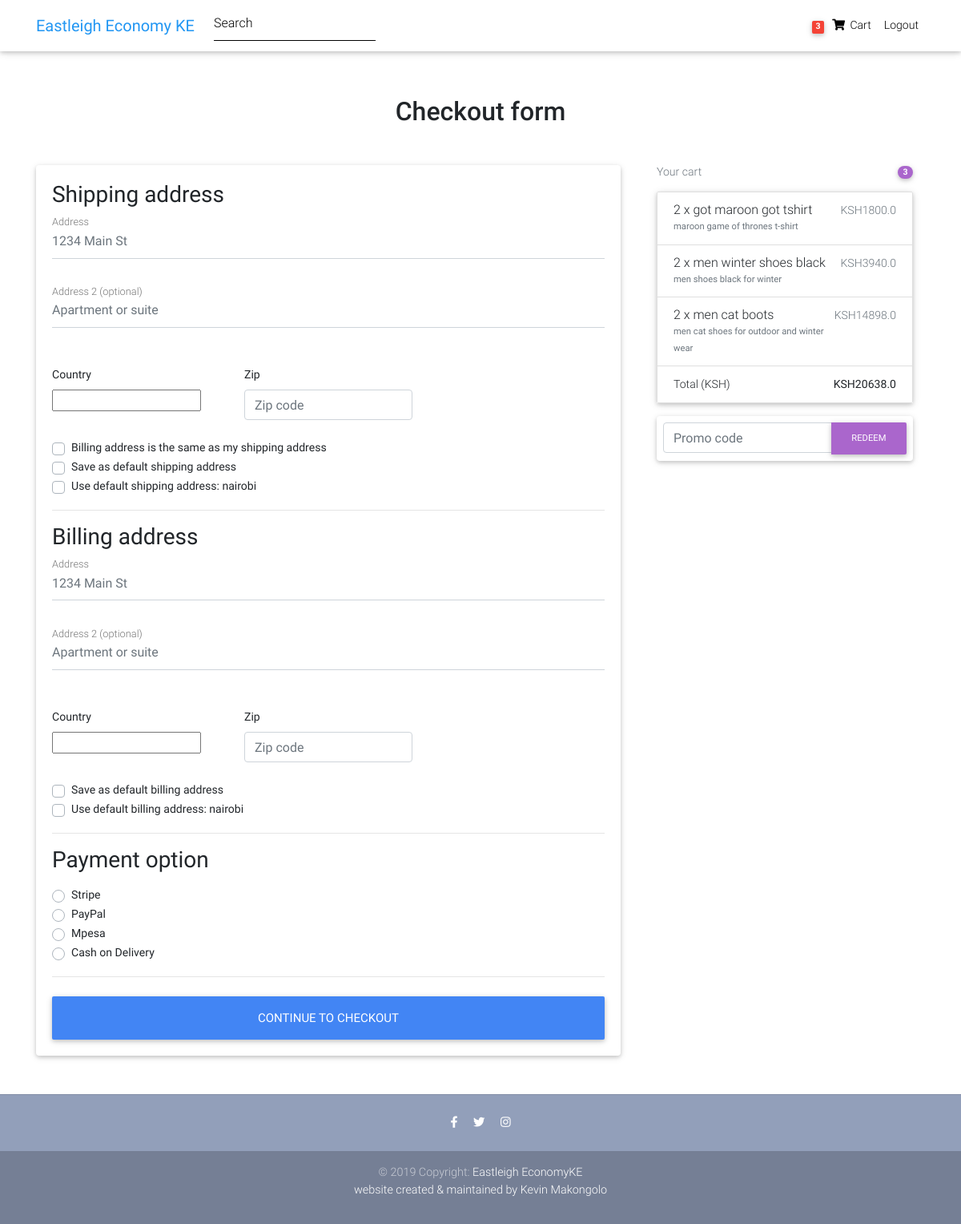
Page /checkout/ (signed in) on the earlier database version.
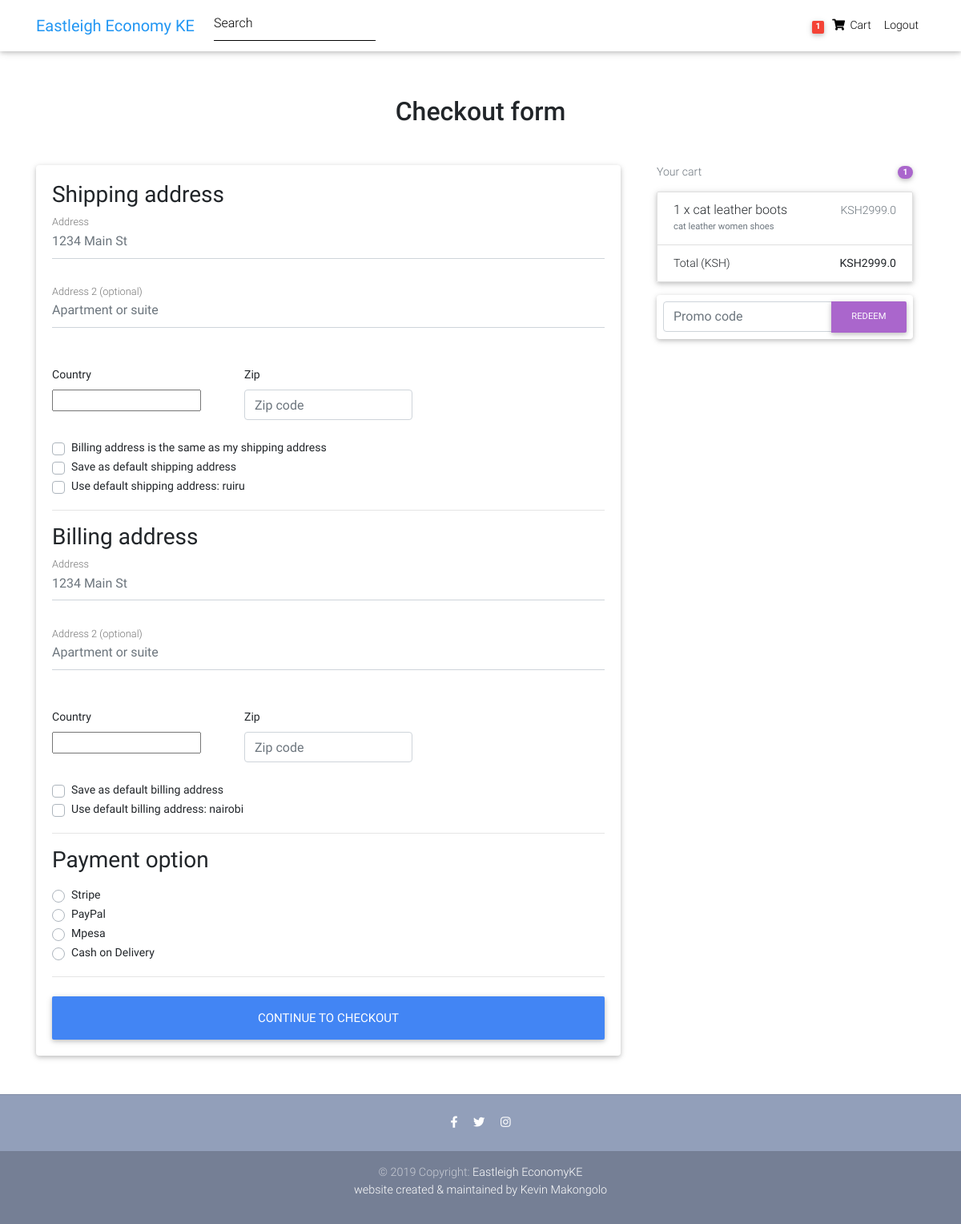
Same page on the later database version.
### core/models.py (models this page shows, shortened)
class Order(models.Model):
    user = models.ForeignKey(settings.AUTH_USER_MODEL,
                             on_delete=models.CASCADE)
    ref_code = models.CharField(max_length=20, blank=True, null=True)
    items = models.ManyToManyField(OrderItem, blank=True)
    item_size = models.ForeignKey(
          'Item',  related_name='size', on_delete=models.SET_NULL, blank=True, null=True)
    wholesalers = models.ManyToManyField(OrderWholesaler, blank=True)
    wholesaler_size = models.ForeignKey(
       'Wholesaler',  related_name='size', on_delete=models.SET_NULL, blank=True, null=True)
    start_date = models.DateTimeField(auto_now_add=True)
    ordered_date = models.DateTimeField()
    ordered = models.BooleanField(default=False)
    shipping_address = models.ForeignKey(
        'Address', related_name='shipping_address', on_delete=models.SET_NULL, blank=True, null=True)
    billing_address = models.ForeignKey(
        'Address', related_name='billing_address', on_delete=models.SET_NULL, blank=True, null=True)
    payment = models.ForeignKey(
        'Payment', on_delete=models.SET_NULL, blank=True, null=True)
    coupon = models.ForeignKey(
        'Coupon', on_delete=models.SET_NULL, blank=True, null=True)
    being_delivered = models.BooleanField(default=False)
    received = models.BooleanField(default=False)
    refund_requested = models.BooleanField(default=False)
    refund_granted = models.BooleanField(default=False)
    category = models.CharField(choices=CATEGORY_CHOICES, max_length=3, default=False)
    '''
    1. Item added to cart
    2. Adding a billing address
    (Failed checkout)
    3. Payment
    (Preprocessing, processing, packaging etc.)
    4. Being delivered
    5. Received
    6. Refunds
    '''
    def get_total(self):
        total = 0
        for order_item in self.items.all():
            total += order_item.get_final_price()
        if self.coupon:
            total -= self.coupon.amount
        return total

class Address(models.Model):
    user = models.ForeignKey(settings.AUTH_USER_MODEL,
                             on_delete=models.CASCADE)
    street_address = models.CharField(max_length=100)
    apartment_address = models.CharField(max_length=100)
    country = CountryField(multiple=False)
    zip = models.CharField(max_length=100)
    address_type = models.CharField(max_length=1, choices=ADDRESS_CHOICES)
    default = models.BooleanField(default=False)
    class Meta:
        verbose_name_plural = 'Addresses'

class OrderItem(models.Model):
    user = models.ForeignKey(settings.AUTH_USER_MODEL,
                             on_delete=models.CASCADE)
    ordered = models.BooleanField(default=False)
    item = models.ForeignKey(Item, on_delete=models.CASCADE)
    quantity = models.IntegerField(default=1)
    def get_total_discount_item_price(self):
        return self.quantity * self.item.discount_price
    def get_final_price(self):
        if self.item.discount_price:
            return self.get_total_discount_item_price()
        return self.get_total_item_price()

class Item(models.Model):
    title = models.CharField(max_length=100)
    price = models.FloatField()
    discount_price = models.FloatField(blank=True, null=True)
    category = models.CharField(choices=CATEGORY_CHOICES, max_length=3)
    label = models.CharField(choices=LABEL_CHOICES, max_length=1)
    slug = models.SlugField()
    description = models.TextField()
    item_size = models.CharField(choices=SIZE_CHOICES, max_length=2)
    image = models.ImageField(upload_to='items/%Y/%m/%d')
    image_1 = models.ImageField(upload_to='items/%Y/%m/%d/', blank=True)
    image_2 = models.ImageField(upload_to='items/%Y/%m/%d/', blank=True)

### core/views.py (the view, shortened to what this page needs)
# urls.py: path('checkout/', CheckoutView.as_view(), name='checkout'),
class CheckoutView(View):
    def get(self, *args, **kwargs):
        try:
            order = Order.objects.get(user=self.request.user, ordered=False)
            form = CheckoutForm()
            context = {
                'form': form,
                'couponform': CouponForm(),
                'order': order,
                'DISPLAY_COUPON_FORM': True
            }
            shipping_address_qs = Address.objects.filter(
                user=self.request.user,
                address_type='S',
                default=True
            )
            if shipping_address_qs.exists():
                context.update(
                    {'default_shipping_address': shipping_address_qs[0]})
            billing_address_qs = Address.objects.filter(
                user=self.request.user,
                address_type='B',
                default=True
            )
            if billing_address_qs.exists():
                context.update(
                    {'default_billing_address': billing_address_qs[0]})
            return render(self.request, "checkout.html", context)
        except ObjectDoesNotExist:
            messages.info(self.request, "You do not have an active order")
            return redirect("core:checkout")

### core/forms.py
class CheckoutForm(forms.Form):
    shipping_address = forms.CharField(required=False)
    shipping_address2 = forms.CharField(required=False)
    shipping_country = CountryField(blank_label='(select country)').formfield(
        required=False,
        widget=CountrySelectWidget(attrs={
            'class': 'custom-select d-block w-100',
        }))
    shipping_zip = forms.CharField(required=False)
    billing_address = forms.CharField(required=False)
    billing_address2 = forms.CharField(required=False)
    billing_country = CountryField(blank_label='(select country)').formfield(
        required=False,
        widget=CountrySelectWidget(attrs={
            'class': 'custom-select d-block w-100',
        }))
    billing_zip = forms.CharField(required=False)
    same_billing_address = forms.BooleanField(required=False)
    set_default_shipping = forms.BooleanField(required=False)
    use_default_shipping = forms.BooleanField(required=False)
    set_default_billing = forms.BooleanField(required=False)
    use_default_billing = forms.BooleanField(required=False)
    payment_option = forms.ChoiceField(
        widget=forms.RadioSelect, choices=PAYMENT_CHOICES)

class CouponForm(forms.Form):
    code = forms.CharField(widget=forms.TextInput(attrs={
        'class': 'form-control',
        'placeholder': 'Promo code',
        'aria-label': 'Recipient\'s username',
        'aria-describedby': 'basic-addon2'
    }))

### core/templatetags/cart_template_tags.py (called while the page is built)
@register.filter
def cart_item_count(user):
    if user.is_authenticated:
        qs = Order.objects.filter(user=user, ordered=False)
        if qs.exists():
            return qs[0].items.count()
    return 0

### templates/checkout.html (shortened to what this page needs)
{% extends "base.html" %}
{% load crispy_forms_tags %}
{% block content %}
  <main >
    <div class="container wow fadeIn">
      <h2 class="my-5 h2 text-center">Checkout form</h2>
      <div class="row">
        <div class="col-md-8 mb-4">
          <div class="card">
            <form method="POST" class="card-body">
              <h3>Shipping address</h3>
              <div class='hideable_shipping_form'>
                <div class="md-form mb-5">
                  <input type='text' placeholder='1234 Main St' id='shipping_address' name='shipping_address' class='form-control' />
                  <label for="shipping_address" class="">Address</label>
                </div>
                <div class="md-form mb-5">
                  <input type='text' placeholder='Apartment or suite' id='shipping_address2' name='shipping_address2' class='form-control' />
                  <label for="shipping_address2" class="">Address 2 (optional)</label>
                </div>
                <div class="row">
                  <div class="col-lg-4 col-md-12 mb-4">
                    <label for="country">Country</label>
                    {{ form.shipping_country }}
                  </div>
                  <div class="col-lg-4 col-md-6 mb-4">
                    <label for="shipping_zip">Zip</label>
                    <input type='text' placeholder='Zip code' id='shipping_zip' name='shipping_zip' class='form-control' />
                  </div>
                </div>
                <div class="custom-control custom-checkbox">
                  <label class="custom-control-label" for="same_billing_address">Billing address is the same as my shipping address</label>
                </div>
                <div class="custom-control custom-checkbox">
                  <label class="custom-control-label" for="set_default_shipping">Save as default shipping address</label>
                </div>
              </div>
              {% if default_shipping_address %}
              <div class="custom-control custom-checkbox">
                <label class="custom-control-label" for="use_default_shipping">Use default shipping address: {{ default_shipping_address.street_address|truncatechars:10 }}</label>
              </div>
              {% endif %}
              <hr>
              <h3>Billing address</h3>
              <div class='hideable_billing_form'>
                <div class="md-form mb-5">
                  <input type='text' placeholder='1234 Main St' id='billing_address' name='billing_address' class='form-control' />
                  <label for="billing_address" class="">Address</label>
                </div>
                <div class="md-form mb-5">
                  <input type='text' placeholder='Apartment or suite' id='billing_address2' name='billing_address2' class='form-control' />
                  <label for="billing_address2" class="">Address 2 (optional)</label>
                </div>
                <div class="row">
                  <div class="col-lg-4 col-md-12 mb-4">
                    <label for="country">Country</label>
                    {{ form.billing_country }}
                  </div>
                  <div class="col-lg-4 col-md-6 mb-4">
                    <label for="billing_zip">Zip</label>
                    <input type='text' placeholder='Zip code' id='billing_zip' name='billing_zip' class='form-control' />
                  </div>
                </div>
                <div class="custom-control custom-checkbox">
                  <label class="custom-control-label" for="set_default_billing">Save as default billing address</label>
                </div>
              </div>
              {% if default_billing_address %}
              <div class="custom-control custom-checkbox">
                <label class="custom-control-label" for="use_default_billing">Use default billing address: {{ default_billing_address.street_address|truncatechars:10 }}</label>
              </div>
              {% endif %}
              <hr>
              <h3>Payment option</h3>
              <div class="d-block my-3">
                {% for value, name in form.fields.payment_option.choices %}
                <div class="custom-control custom-radio">
                  <label class="custom-control-label" for="{{ name }}">{{ name }}</label>
                </div>
                {% endfor %}
              </div>
              <hr class="mb-4">
              <button class="btn btn-primary btn-lg btn-block" type="submit">Continue to checkout</button>
            </form>
          </div>
        </div>
        <div class="col-md-4 mb-4">
          {% include "order_snippet.html" %}
        </div>
      </div>
    </div>
  </main>
{% endblock content %}

### templates/base.html (shortened to what this page needs)
{% load static %}
<!DOCTYPE html>
<html lang="en">
<head>
  <link rel="stylesheet" href="https://use.fontawesome.com/releases/v5.8.1/css/all.css">
  <link href="{% static 'css/bootstrap.min.css' %}" rel="stylesheet">
  <link href="{% static 'css/mdb.min.css' %}" rel="stylesheet">
  <link href="{% static 'css/style.min.css' %}" rel="stylesheet">
</head>
{% include "navbar.html" %}
<body>
    <div class="mt-5 pt-4">
    </div>
    {% block content %}
    {% endblock content %}
    {% include "footer.html" %}
</body>
</html>

### templates/navbar.html (shortened to what this page needs)
{% load cart_template_tags %}
<nav class="navbar fixed-top navbar-expand-lg navbar-light white scrolling-navbar">
    <div class="container">
      <a class="navbar-brand waves-effect" href="/">
        <strong class="blue-text">Eastleigh Economy KE</strong>
      </a>
      <form class="form-inline">
        <div class="md-form my-0">
          <input class="form-control mr-sm-2" type="text" placeholder="Search" aria-label="Search">
        </div>
      </form>
      <div class="collapse navbar-collapse" id="navbarSupportedContent">
        <ul class="navbar-nav nav-flex-icons">
          {% if request.user.is_authenticated %}
          <li class="nav-item">
            <a href="{% url 'core:order-summary' %}" class="nav-link waves-effect">
              <span class="badge red z-depth-1 mr-1"> {{ request.user|cart_item_count }} </span>
              <i class="fas fa-shopping-cart"></i>
              <span class="clearfix d-none d-sm-inline-block"> Cart </span>
            </a>
          </li>
          <li class="nav-item">
            <a class="nav-link waves-effect" href="{% url 'account_logout' %}">
              <span class="clearfix d-none d-sm-inline-block"> Logout </span>
            </a>
          </li>
          {% endif %}
        </ul>
      </div>
    </div>
  </nav>

### templates/order_snippet.html (shortened to what this page needs)
<div class="col-md-12 mb-4">
    <h4 class="d-flex justify-content-between align-items-center mb-3">
    <span class="text-muted">Your cart</span>
    <span class="badge badge-secondary badge-pill">{{ order.items.count }}</span>
    </h4>
    <ul class="list-group mb-3 z-depth-1">
    {% for order_item in order.items.all %}
    <li class="list-group-item d-flex justify-content-between lh-condensed">
        <div>
        <h6 class="my-0">{{ order_item.quantity }} x {{ order_item.item.title}}</h6>
        <small class="text-muted">{{ order_item.item.description}}</small>
        </div>
        <span class="text-muted">KSH{{ order_item.get_final_price }}</span>
    </li>
    {% endfor %}
    <li class="list-group-item d-flex justify-content-between">
        <span>Total (KSH)</span>
        <strong>KSH{{ order.get_total }}</strong>
    </li>
    </ul>
    {% if DISPLAY_COUPON_FORM %}
    <form class="card p-2" action="{% url 'core:add-coupon' %}" method="POST">
        <div class="input-group">
            {{ couponform.code }}
            <div class="input-group-append">
            <button class="btn btn-secondary btn-md waves-effect m-0" type="submit">Redeem</button>
            </div>
        </div>
    </form>
    {% endif %}
</div>

### templates/footer.html
<footer class="page-footer text-center font-small mt-4 wow fadeIn">
    <hr class="my-4">
    <div class="pb-4">
      <a href="https://www.facebook.com/eastleigheconomyKE/" target="_blank">
        <i class="fab fa-facebook-f mr-3"></i>
      </a>
      <a href="https://twitter.com/KeEconomy" target="_blank">
        <i class="fab fa-twitter mr-3"></i>
      </a>
      <a href="https://www.instagram.com/eastleigheconomyke/">
               <i class="fab fa-instagram"></i>
             </a>
    </div>
    <div class="footer-copyright py-3">
      © 2019 Copyright:
      <a href="#" target="_blank"> Eastleigh EconomyKE </a>
      <p><a href="https://kevinmakongolo.co.ke" style="color: #ffffff" >website created & maintained by Kevin Makongolo</a></p>
    </div>
  </footer>

### templates/scripts.html (shortened to what this page needs)
{% load static %}

### templates/base.html (style rules this page uses)
html, body, header, .carousel { height: 60vh; }

Differences in the rows shown:
no longer on this page (row edited): Order: items.count "3", get_total "20638.0"
no longer on this page (row edited): OrderItem: quantity "2", item "got maroon got tshirt", item.description "maroon game of thrones t-shirt", get_final_price "1800.0"
no longer on this page (row unchanged): OrderItem: quantity "2", item "men winter shoes black", item.description "men shoes black for winter", get_final_price "3940.0"
no longer on this page (row unchanged): OrderItem: quantity "2", item "men cat boots", item.description "men cat shoes for outdoor and winter wear", get_final_price "14898.0"
changed Address: street_address "nairobi" → "ruiru"
added Order: items.count "1", get_total "2999.0"
added OrderItem: quantity "1", item "cat leather boots", item.description "cat leather women shoes", get_final_price "2999.0"
Other differences:
{{ request.user|cart_item_count }}: "3" → "1"
